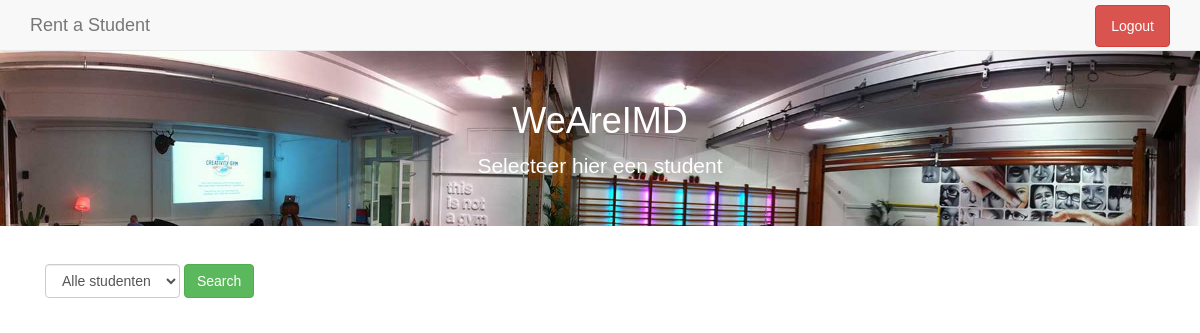
The page /student_page.php on the database as committed earlier.
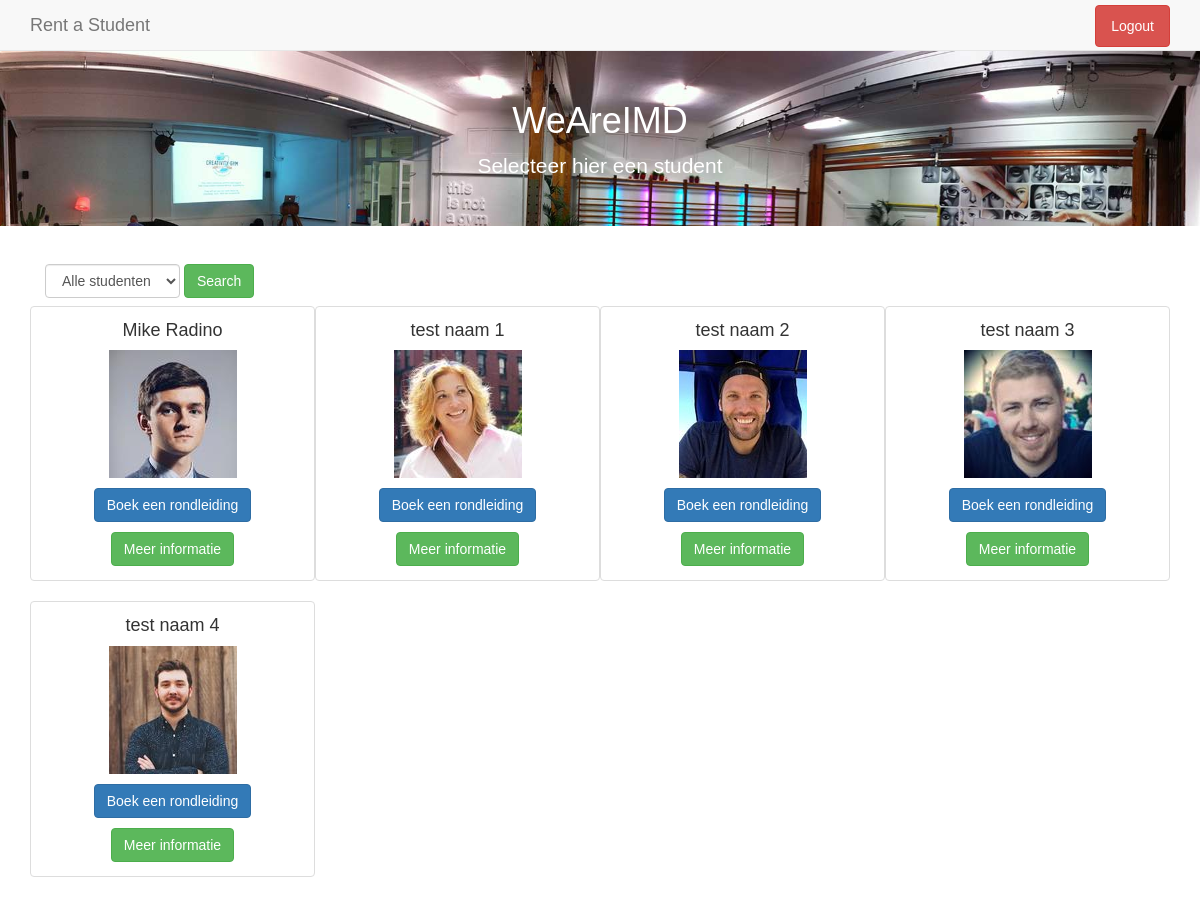
The same page on the database as committed later.
### tables this page shows
CREATE TABLE IF NOT EXISTS `users` (
`id` int(11) NOT NULL,
  `username` varchar(30) NOT NULL,
  `password` varchar(64) NOT NULL,
  `salt` varchar(32) NOT NULL,
  `name` varchar(60) NOT NULL,
  `description` varchar(255) NOT NULL,
  `photo_url` varchar(255) NOT NULL,
  `branch` varchar(255) NOT NULL,
  `grade` varchar(11) NOT NULL,
  `date` varchar(255) NOT NULL,
  `group` varchar(255) NOT NULL
);

### classes/Db.class.php (called while the page is built, shortened)
<?php
class Db {
	private static $_instance = null;
	private $_pdo, $_query, $_error = false, $_results, $_count = 0;
	private function __construct() {
		try {
			$this->_pdo = new PDO('mysql:host=' . Config::get('mysql/host') . ';dbname=' . Config::get('mysql/db'), Config::get('mysql/username'), Config::get('mysql/password'));
		} catch(PDOExceptio $e) {
			die($e->getMessage());
		}
	}
	public static function getInstance() {
		if(!isset(self::$_instance)) {
			self::$_instance = new Db();
		}
		return self::$_instance;
	}
	public function query($sql, $params = array()) {
		if($this->_query = $this->_pdo->prepare($sql)) {
			if($this->_query->execute()) {
				$this->_results = $this->_query->fetchAll(PDO::FETCH_OBJ);
			}else{
				$this->_error = true;
			}
		}
		return $this;
	}
	public function results() {
		return $this->_results;
	}
}

### classes/Config.class.php (called while the page is built)
<?php
class Config {
	public static function get($path = null) {
		if($path) {
			$config = $GLOBALS['config'];
			$path = explode('/', $path);
			foreach ($path as $bit) {
				if(isset($config[$bit])) {
					$config = $config[$bit];
				}
			}
			return $config;
		}
		return false;
	}
}

### student_page.php (the view, shortened to what this page needs)
<?php
$user = new User();
?><!DOCTYPE html>
<html lang="en">
<head>
    <link rel="stylesheet" type="text/css" href="css/reset.css" />
    <link rel="stylesheet" type="text/css" href="css/bootstrap.min.css" />
    <link rel="stylesheet" type="text/css" href="css/style.css"/>
</head>
<body>
	<nav class="navbar navbar-default navbar-static-top">
		<div class="container">
			<a class="navbar-brand" href="index.php">Rent a Student</a>
			<ul class="nav nav-pills pull-right" style="margin-top: 5px;">
				<li><a class="btn btn-danger pull-right" href="logout.php">Logout</a></li>
			</ul>
		</div>
	</nav>
	<div class="jumbotron_booking text-center">
		<div class="container">
			<h1>WeAreIMD</h1>
			<p>Selecteer hier een student</p>
		</div>
	</div>
	<div class="container">
		<form class="navbar-form">
			<div class="form-group" action="" method="get">
				<select name="date" class="form-control" id="date">
					<option value="">Alle studenten</option>
				</select>
			</div>
			<input type="submit" class="btn btn-success" value="Search"/>
		</form>
		<?php
		if(!empty($_GET['date'])) {
			$list = Input::get('date');
			$user = Db::getInstance()->query("SELECT * FROM users WHERE date LIKE '$list'");
		} else {
			$user = Db::getInstance()->query("SELECT * FROM users");
		}
		?>
		<?php foreach ($user->results() as $user) { ?>
			<div class='col-lg-3 col-md-4 col-xs-6 text-center thumbnail'>
				<h4 ><?php echo $user->name; ?></h4>
				<img class='img-responsive' src="<?php echo $user->photo_url; ?>" style="margin-bottom: 10px;">
				<form action="booking.php" method="post">
					<p><button type="submit" name="user_id" class='btn btn-primary' value="<?php echo $user->id; ?>"/>Boek een rondleiding</button></p>
				</form>
				<form action="profile_general.php" method="get">
					<p><button type="submit" class='btn btn-success' name="profile_id" value="<?php echo $user->id; ?>"/>Meer informatie</button></p>
				</form>
			</div>
		<?php } ?>
	</div>
</body>
</html>

Rows that differ between the two databases and show on the page:
added users: name "Mike Radino", photo_url (picture), $user->id 15 (drawn)
added users: name "test naam 1", photo_url (picture), $user->id 16 (drawn)
added users: name "test naam 2", photo_url (picture), $user->id 17 (drawn)
added users: name "test naam 3", photo_url (picture), $user->id 18 (drawn)
added users: name "test naam 4", photo_url (picture), $user->id 19 (drawn)
